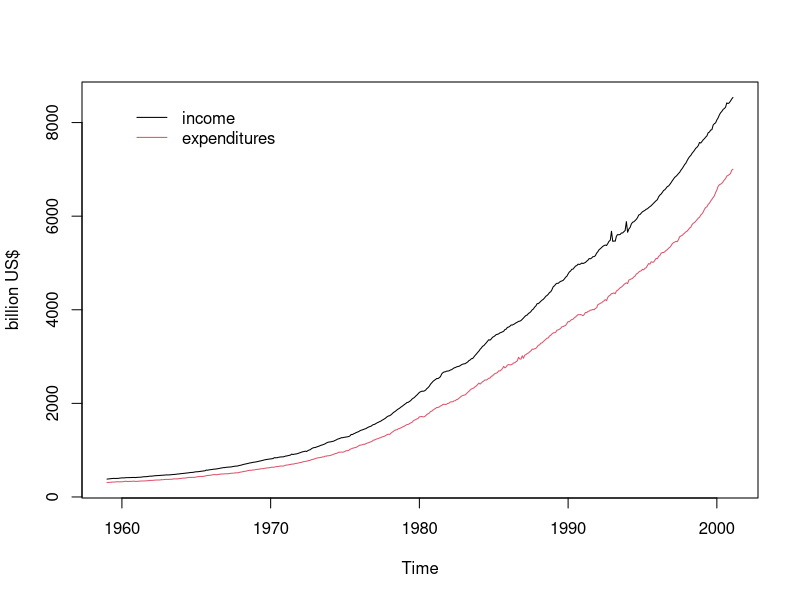
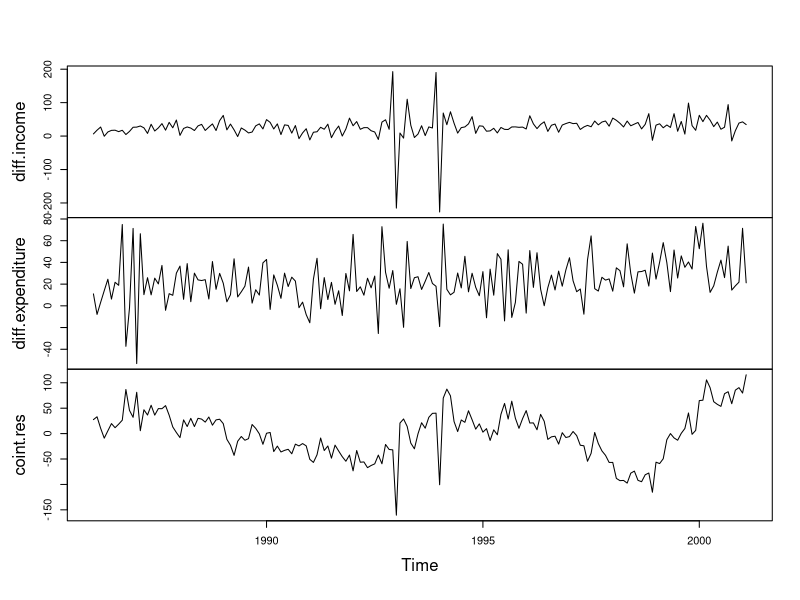
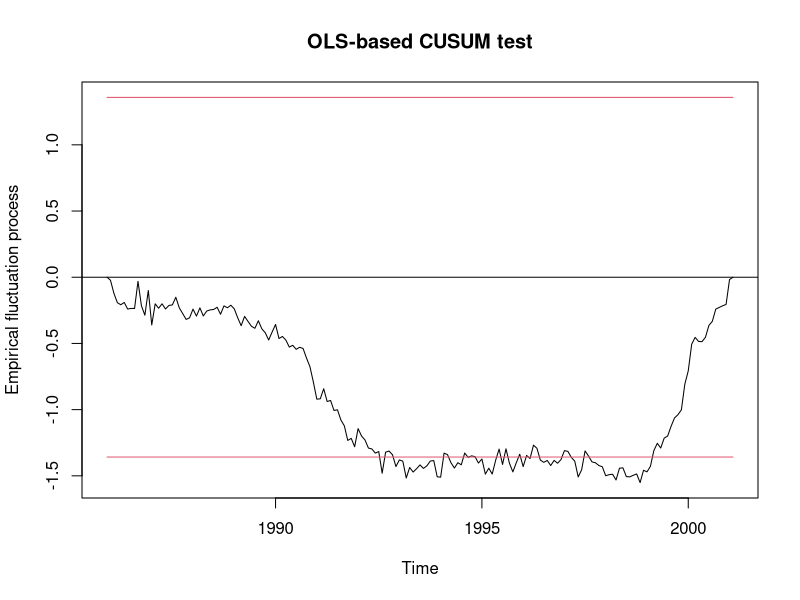
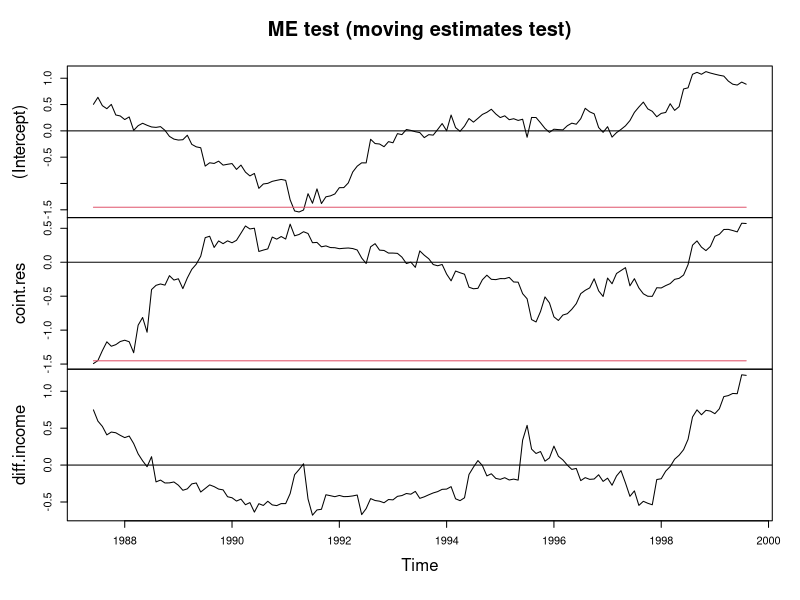
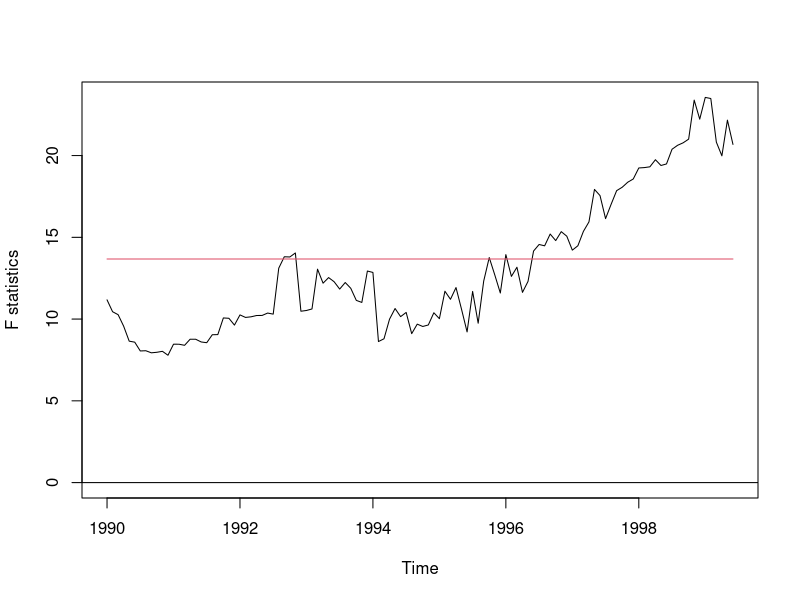

Write R code to recreate these figures, in order. (Note: this script raises an error after producing the figures.)
### R code from vignette source 'strucchange-intro.Rnw'

###################################################
### code chunk number 1: data
###################################################
library("strucchange")
data("USIncExp")
plot(USIncExp, plot.type = "single", col = 1:2, ylab = "billion US$")
legend(1960, max(USIncExp), c("income", "expenditures"),
       lty = c(1,1), col = 1:2, bty = "n")


###################################################
### code chunk number 2: subset
###################################################
library("strucchange")
data("USIncExp")
USIncExp2 <- window(USIncExp, start = c(1985,12))


###################################################
### code chunk number 3: ecm-setup
###################################################
coint.res <- residuals(lm(expenditure ~ income, data = USIncExp2))
coint.res <- lag(ts(coint.res, start = c(1985,12), freq = 12), k = -1)
USIncExp2 <- cbind(USIncExp2, diff(USIncExp2), coint.res)
USIncExp2 <- window(USIncExp2, start = c(1986,1), end = c(2001,2))
colnames(USIncExp2) <- c("income", "expenditure", "diff.income",
                         "diff.expenditure", "coint.res")
ecm.model <- diff.expenditure ~ coint.res + diff.income


###################################################
### code chunk number 4: ts-used
###################################################
plot(USIncExp2[,3:5], main = "")


###################################################
### code chunk number 5: efp
###################################################
ocus <- efp(ecm.model, type="OLS-CUSUM", data=USIncExp2)
me <- efp(ecm.model, type="ME", data=USIncExp2, h=0.2)


###################################################
### code chunk number 6: efp-boundary
###################################################
bound.ocus <- boundary(ocus, alpha=0.05)


###################################################
### code chunk number 7: OLS-CUSUM
###################################################
plot(ocus)


###################################################
### code chunk number 8: efp-boundary2 (eval = FALSE)
###################################################
## plot(ocus, boundary = FALSE)
## lines(bound.ocus, col = 4)
## lines(-bound.ocus, col = 4)


###################################################
### code chunk number 9: ME-null
###################################################
plot(me, functional = NULL)


###################################################
### code chunk number 10: efp-sctest (eval = FALSE)
###################################################
## sctest(ocus)


###################################################
### code chunk number 11: efp-sctest2
###################################################
sctest(ecm.model, type="OLS-CUSUM", data=USIncExp2)


###################################################
### code chunk number 12: Fstats
###################################################
fs <- Fstats(ecm.model, from = c(1990, 1), to = c(1999,6), data = USIncExp2)


###################################################
### code chunk number 13: Fstats-plot
###################################################
plot(fs)


###################################################
### code chunk number 14: pval-plot (eval = FALSE)
###################################################
## plot(fs, pval=TRUE)


###################################################
### code chunk number 15: aveF-plot (eval = FALSE)
###################################################
## plot(fs, aveF=TRUE)


###################################################
### code chunk number 16: Fstats-sctest (eval = FALSE)
###################################################
## sctest(fs, type="expF")


###################################################
### code chunk number 17: Fstats-sctest2
###################################################
sctest(ecm.model, type = "expF", from = 49, to = 162, data = USIncExp2)


###################################################
### code chunk number 18: mefp
###################################################
USIncExp3 <- window(USIncExp2, start = c(1986, 1), end = c(1989,12))
me.mefp <- mefp(ecm.model, type = "ME", data = USIncExp3, alpha = 0.05)


###################################################
### code chunk number 19: monitor1
###################################################
USIncExp3 <- window(USIncExp2, start = c(1986, 1), end = c(1990,12))
me.mefp <- monitor(me.mefp)


###################################################
### code chunk number 20: monitor2
###################################################
USIncExp3 <- window(USIncExp2, start = c(1986, 1))
me.mefp <- monitor(me.mefp)
me.mefp


###################################################
### code chunk number 21: monitor-plot
###################################################
plot(me.mefp)


###################################################
### code chunk number 22: mefp2
###################################################
USIncExp3 <- window(USIncExp2, start = c(1986, 1), end = c(1989,12))
me.efp <- efp(ecm.model, type = "ME", data = USIncExp3, h = 0.5)
me.mefp <- mefp(me.efp, alpha=0.05)


###################################################
### code chunk number 23: monitor3
###################################################
USIncExp3 <- window(USIncExp2, start = c(1986, 1))
me.mefp <- monitor(me.mefp)


###################################################
### code chunk number 24: monitor-plot2
###################################################
plot(me.mefp)
